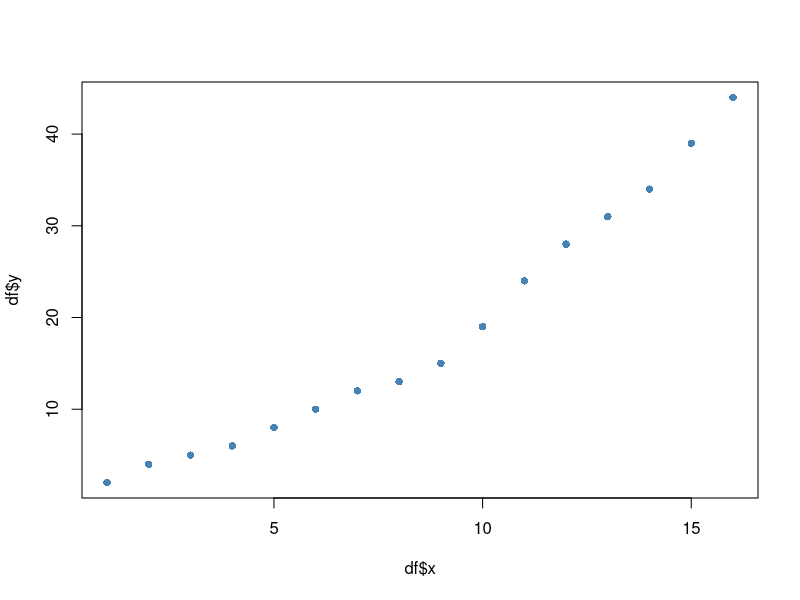
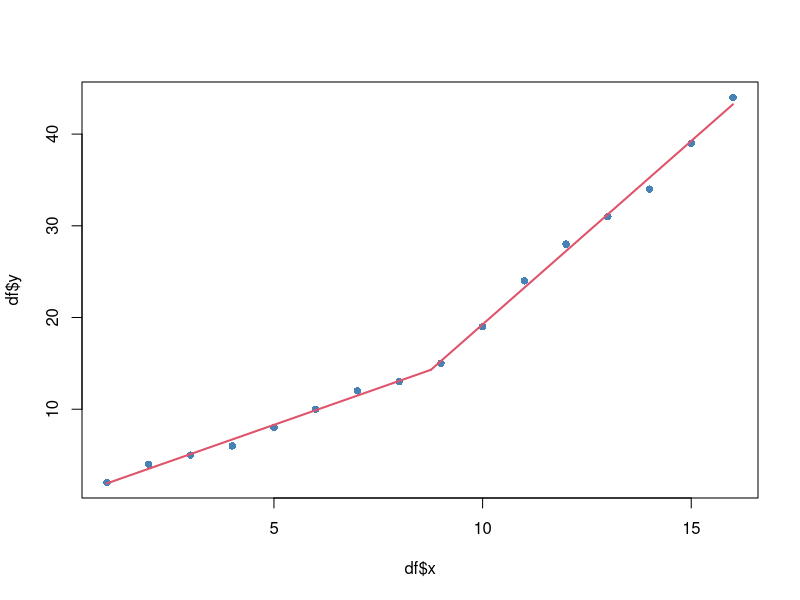

R code for these plots, in order:
# Piecewise regression is a regression method we often use when there are clear
# "breakpoints" in a dataset.

# create the data
# view DataFrame
df <- data.frame(x=c(1, 2, 3, 4, 5, 6, 7, 8, 9, 10, 11, 12, 13, 14, 15, 16),
                 y=c(2, 4, 5, 6, 8, 10, 12, 13, 15, 19, 24, 28, 31, 34, 39, 44))

# view first six rows of data frame
head(df)

# visualize the data
# create scatterplot of x vs. y
plot(df$x, df$y, pch = 16, col="steelblue")

# fit the piecewise Regression Model
# fit simple linear regression model
install.packages("segmented")
library("segmented")

fit <- lm(y ~ x, data = df)

# fit piecewise regression model to original model estimating a breakpoint
# at x=9
segmented.fit <- segmented(fit, seg.z=~x, psi=9)

# view summary of segmented model
summary(segmented.fit)

# visualize the final pieciwise Regression Model
# plot original data
plot(df$x, df$y, pch=16, col="steelblue")

# add segmented regression model
plot(segmented.fit, add = T)
